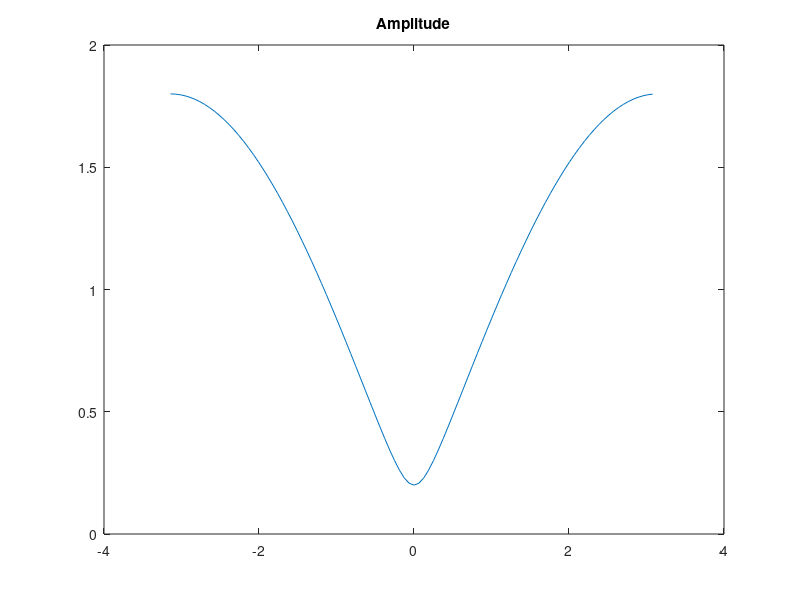
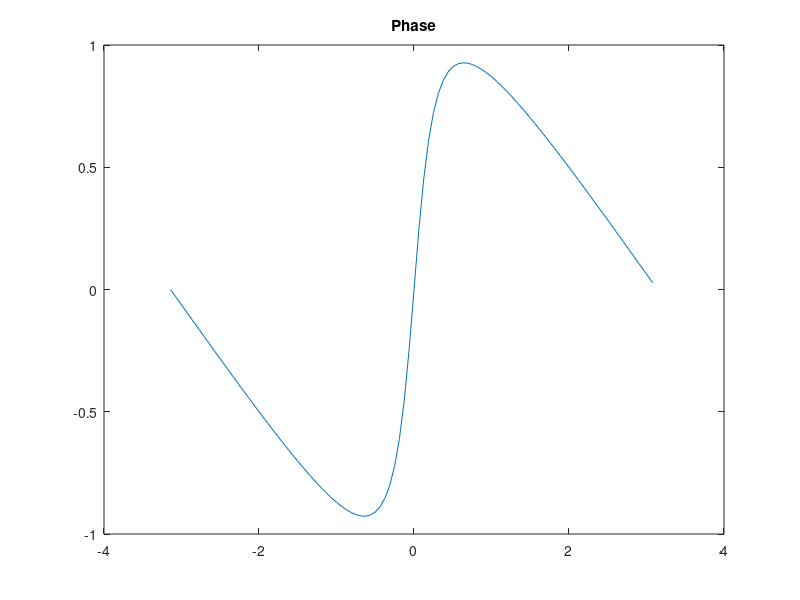
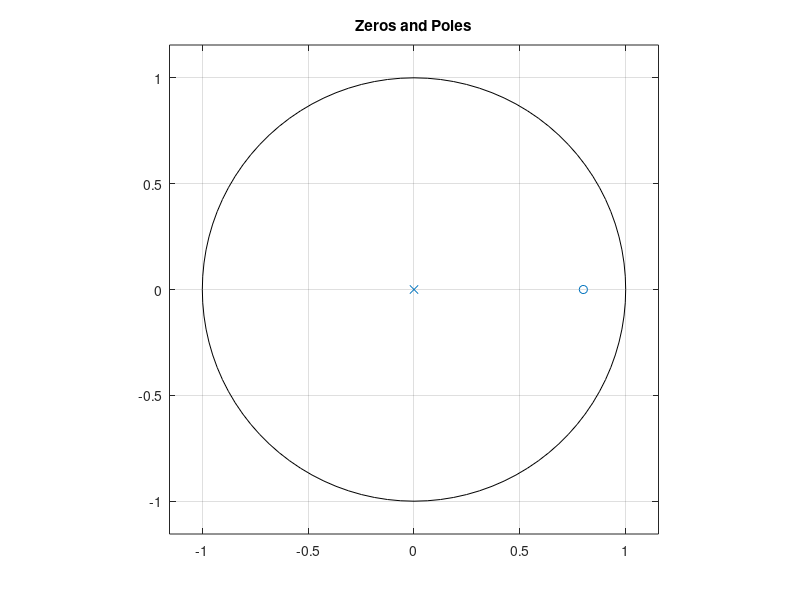

These charts were generated, in order, by the following MATLAB code:
close all
clearvars
clc

B = [1, -0.8];
A = 1;
N = 100;

[H_f, omega] = freqz(B, A, N, 'whole');

figure(1);
plot(omega - pi, fftshift(abs(H_f)));
title('Amplitude');

figure(2);
plot(omega - pi, fftshift(angle(H_f)));
title('Phase');

figure(3);
zplane(B, A);
title('Zeros and Poles');
